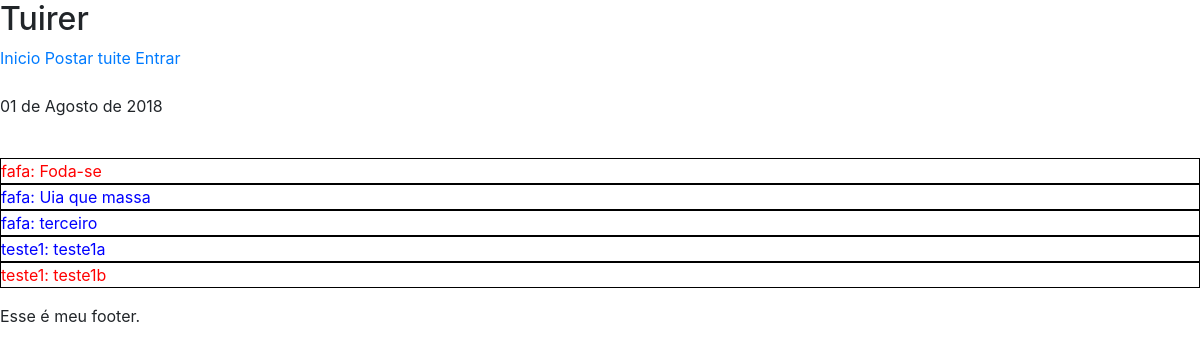
/, run on an earlier commit of the app's database.
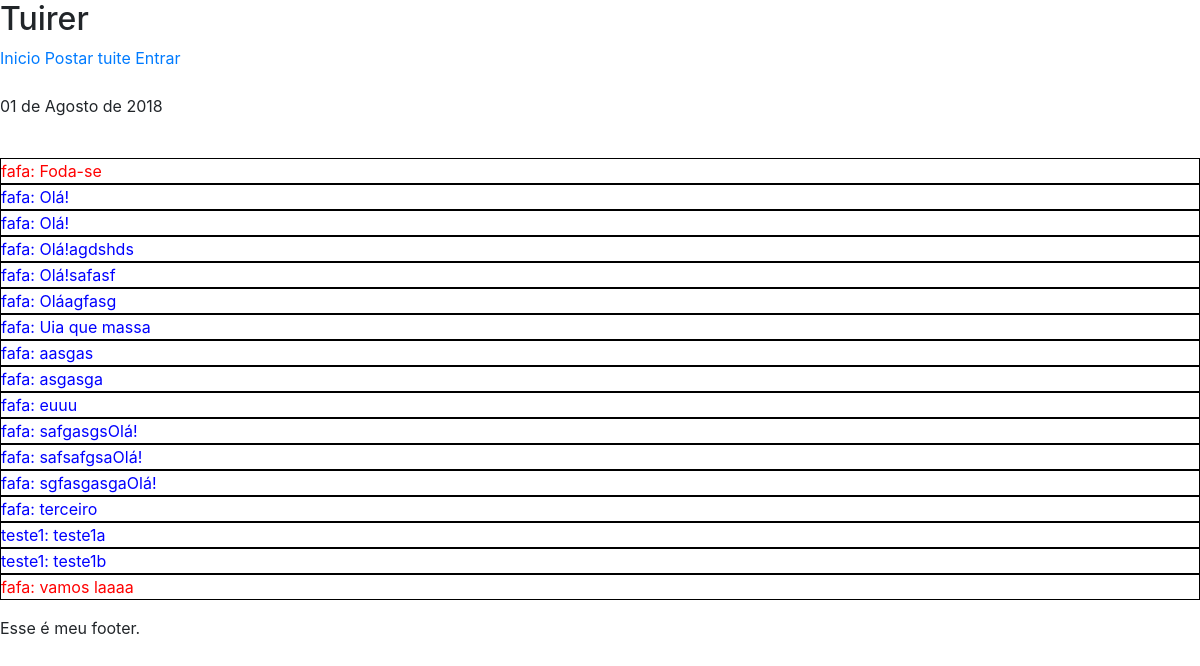
And on a later commit of the database.
### tuites/models.py (models this page shows, shortened)
class Tuite(models.Model):
    content = models.CharField('Tuite', max_length=280, default='Olá!')
    author = models.ForeignKey('users.User', verbose_name='Autor', on_delete=models.CASCADE, related_name='tuites')
    date_created = models.DateTimeField(auto_now_add=True)
    def __str__(self):
        return f'{self.author.username}: {self.content}'
    class Meta:
        ordering = ('content', )

### users/models.py (models this page shows)
class User(AbstractUser):
    picture = models.ImageField('Fotode perfil', default='/img/blank-pic.png')
    following = models.ManyToManyField('self', blank=True)

### core/views.py (the view)
# urls.py: path('', index, name='index'),
def index(request):
    context = {
        'now': datetime.now(),
        'tuites': Tuite.objects.all(),
    }
    return render(request, 'home.html', context)

### templates/home.html
{% extends 'base.html' %}
{% block body %}
    {% for tuite in tuites %}
            <div style="color: {% if forloop.first or forloop.last %}
                                    red
                                {% else %}
                                    blue
                                {% endif %};
                        border: 1px solid black;">
                {{ tuite }}
            </div>
    {% endfor %}
{% endblock %}

What changed in the data, as far as the page shows it:
added Tuite: author+content "fafa: Olá!"
added Tuite: author+content "fafa: Olá!"
added Tuite: author+content "fafa: Olá!agdshds"
added Tuite: author+content "fafa: Olá!safasf"
added Tuite: author+content "fafa: Oláagfasg"
added Tuite: author+content "fafa: aasgas"
added Tuite: author+content "fafa: asgasga"
added Tuite: author+content "fafa: euuu"
added Tuite: author+content "fafa: safgasgsOlá!"
added Tuite: author+content "fafa: safsafgsaOlá!"
added Tuite: author+content "fafa: sgfasgasgaOlá!"
added Tuite: author+content "fafa: vamos laaaa"
